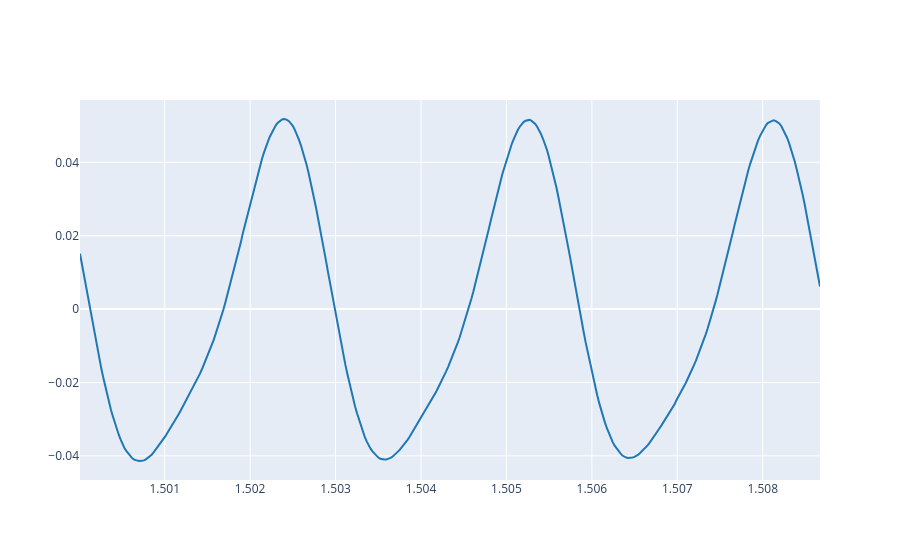

The notebook cell this image was saved under:
### Markdown cell above
2.3. Plot three periods of the signal using the `plot_signals` function and selecting `t_start` and `t_end` arguments accordingly. Try to get the first periods of the audio signal but avoiding the attack section.

### Code cell
# Write the code here

plot_signals(ref, fs, t_start=1.5, t_end=1.5+3*T)

### Figure 1 — Plotly figure (JSON) as saved in the notebook; plotly's stock layout.template omitted (floating-point values rounded to 4 significant figures; data arrays with more than 128 entries replaced by an {"elided": "..."} marker saying what was removed)
{"data": [{"line": {"color": "#1f77b4", "shape": "linear"}, "mode": "lines", "name": "audio signal 0", "type": "scatter", "x": {"elided": "383 float values"}, "y": {"elided": "383 float values"}}], "layout": {}}
